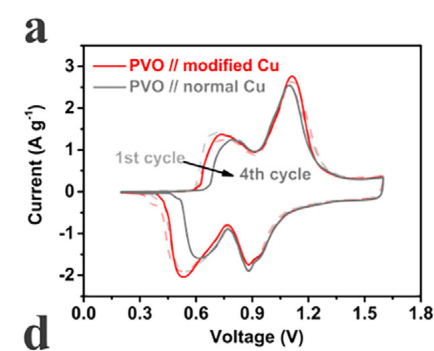
#> input picture testdata/real_image_evidence/successful_controls/P7_05_PR17_ocr_init_failure/papers/root-paper/evidence/P7_05_auto-01.png, 434 x 351 px
$ python build_comparison.py
#> lines starting #> are read from the running program, lines starting #| are printed output that depends on the picture
"""Agent-assembled diagnostic overview from actual pipeline evidence.

This is NOT a Skill reconstruction output: the PR17 pipeline aborted before
digitization, so no reconstructed PNG exists. The image below shows the single
auto-detected crop and the recorded failure state.
"""
from pathlib import Path
from PIL import Image, ImageDraw

OUT = Path(__file__).resolve().parent.parent
crop = OUT / "papers" / "root-paper" / "evidence" / "P7_05_auto-01.png"
dest_dir = OUT / "comparisons"
dest_dir.mkdir(exist_ok=True)

with Image.open(crop) as im:
#> im is the input picture: PIL image 434x351 RGB; mean R, G, B 242.7, 239.9, 239.9
    original = im.convert("RGB")
original.thumbnail((400, 400))
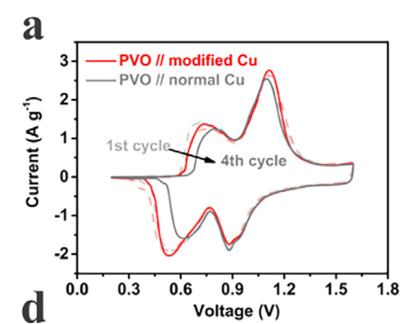
#> original: PIL image 400x324 RGB; mean R, G, B 242.6, 239.9, 239.9

W, H = 1320, 540
canvas = Image.new("RGB", (W, H), "white")
#> canvas: PIL image 1320x540 RGB; every value is 255
d = ImageDraw.Draw(canvas)
d.text((10, 8), "ALL PANELS COMPARISON - Agent-assembled diagnostic (NOT a pipeline reconstruction)", fill=(150, 0, 0))
d.text((10, 26), "PR17 run FAILED_PERMANENT at OCR engine init; no automatic data points, no Skill reconstruction.", fill=(150, 0, 0))
d.text((10, 58), "AUTO PANEL auto-01 (real pipeline crop)", fill="black")
canvas.paste(original, (10, 82))
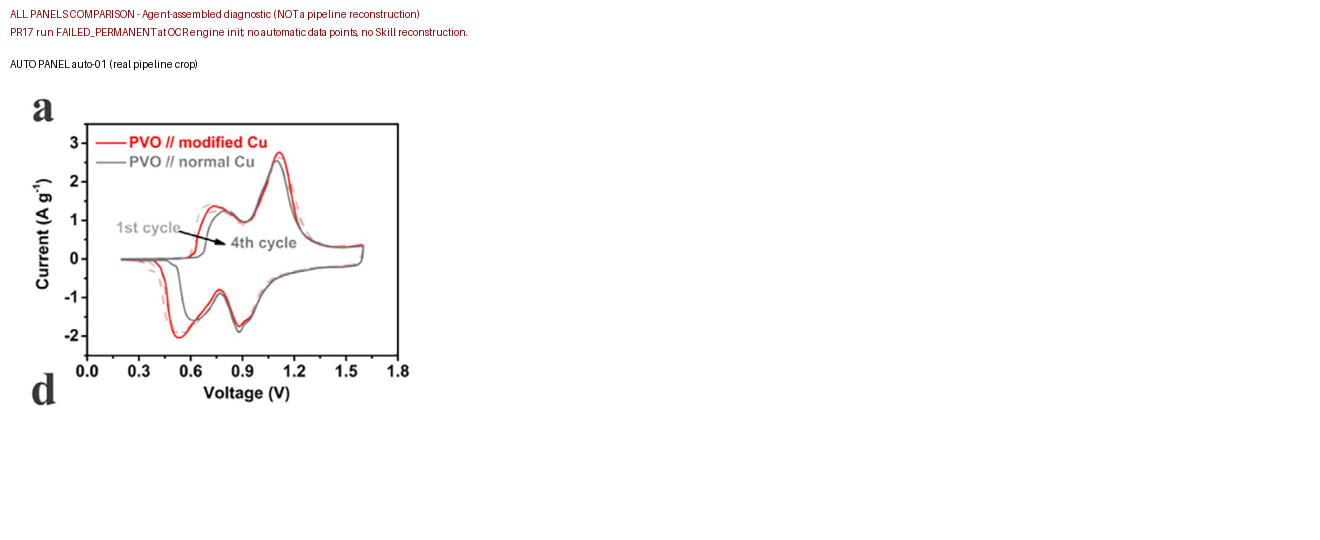
#> canvas: PIL image 1320x540 RGB; mean R, G, B 252.3, 251.4, 251.4

mid = Image.new("RGB", (420, 420), (245, 245, 245))
#> mid: PIL image 420x420 RGB; every value is 245
dm = ImageDraw.Draw(mid)
lines = [
    "RECONSTRUCTED FROM EXTRACTED DATA",
    "NOT AVAILABLE - 0 automatic points",
    "",
    "pipeline: FAILED_PERMANENT",
    "error: TypeError",
    "The value of Det.engine_type",
    "must be Enum Type.",
    "",
    "source: ocr.py:43",
    "RapidOCR(params=...)",
    "",
    "no trace_specification",
    "no calibration, no CSV rows",
]
for i, line in enumerate(lines):
    dm.text((10, 10 + i * 30), line, fill=(190, 0, 0) if i < 2 else (25, 25, 25))
canvas.paste(mid, (450, 82))
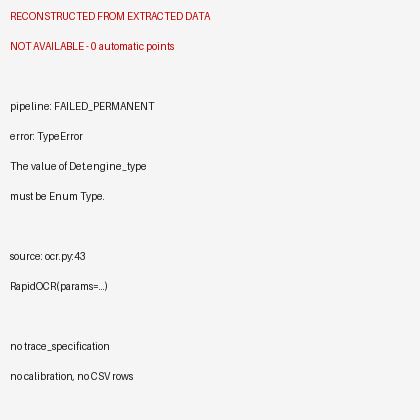
#> mid: PIL image 420x420 RGB; mean R, G, B 242.4, 241.5, 241.5

right = Image.new("RGB", (420, 420), "white")
#> right: PIL image 420x420 RGB; every value is 255
dr = ImageDraw.Draw(right)
info = [
    "STATUS / EVIDENCE",
    "auto panels emitted: 1",
    "panel_layout.json: NOT WRITTEN",
    "OCR rows: 0",
    "numeric anchors: 0",
    "trace specs: 0",
    "series / points: 0 / 0",
    "validate: INVALID (5 missing)",
    "export rows: 0",
    "CV/EIS safety: no wrong trace",
]
for i, line in enumerate(info):
    dr.text((10, 10 + i * 30), line, fill=(25, 25, 25))
canvas.paste(right, (890, 82))
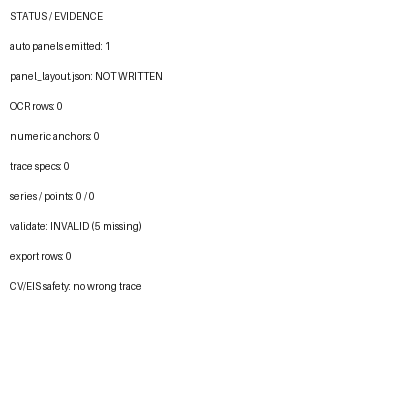
#> right: PIL image 420x420 RGB; min 26, max 255, mean 252.2
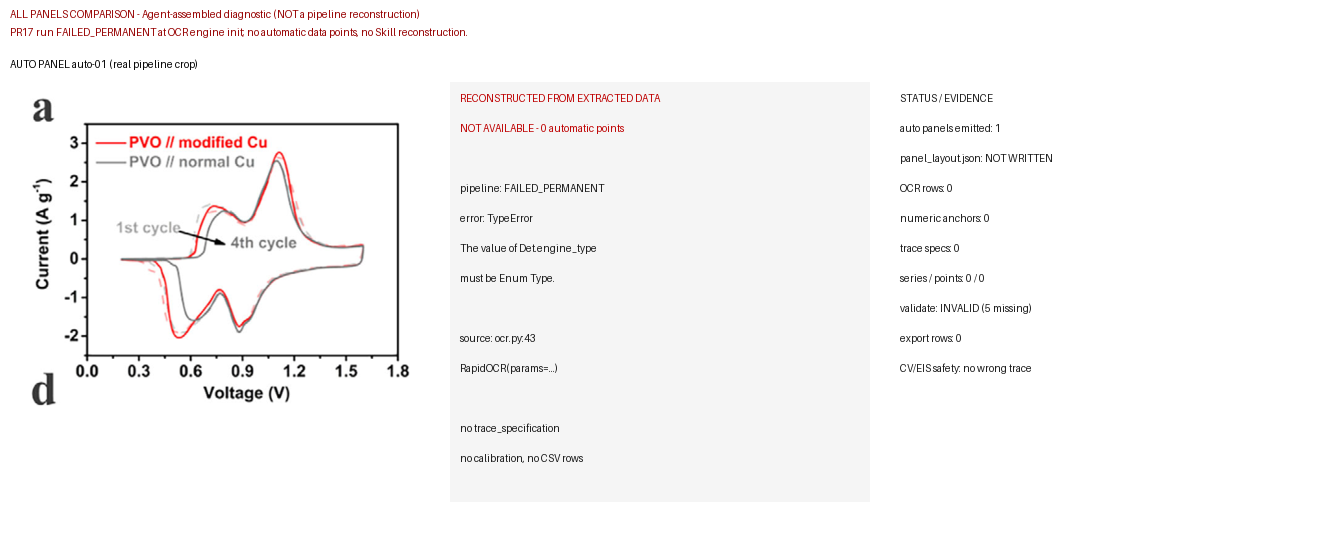
#> canvas: PIL image 1320x540 RGB; mean R, G, B 248.5, 247.4, 247.4
canvas.save(dest_dir / "ALL_PANELS_COMPARISON.png")
print("saved", dest_dir / "ALL_PANELS_COMPARISON.png")
